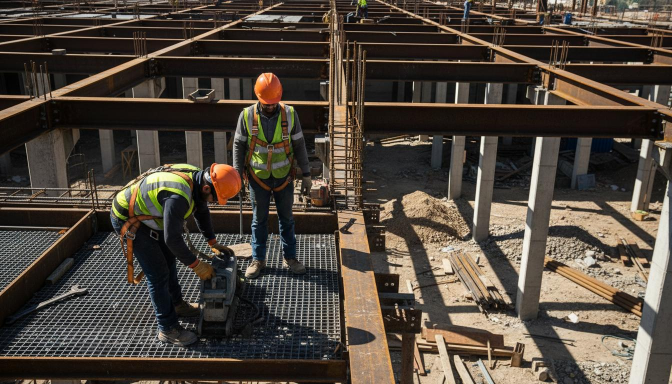
#> input picture app/dist/images/hero-bg.jpg, 1344 x 768 px, found by its file name (shown at 1/2 size)
$ python resize_images.py
#> lines starting #> are read from the running program, lines starting #| are printed output that depends on the picture
from PIL import Image
import os

input_path = 'app/public/images/hero-bg.jpg'
output_dir = 'app/public/images'

img = Image.open(input_path)
#> img is the input picture: PIL image 1344x768 RGB; mean R, G, B 79.5, 70.1, 60
width, height = img.size
#> width = 1344; height = 768

# Resize to 640w
wpercent = (640 / float(width))
#> wpercent = 0.476
hsize = int((float(height) * float(wpercent)))
#> hsize = 365
img_640 = img.resize((640, hsize), Image.Resampling.LANCZOS)
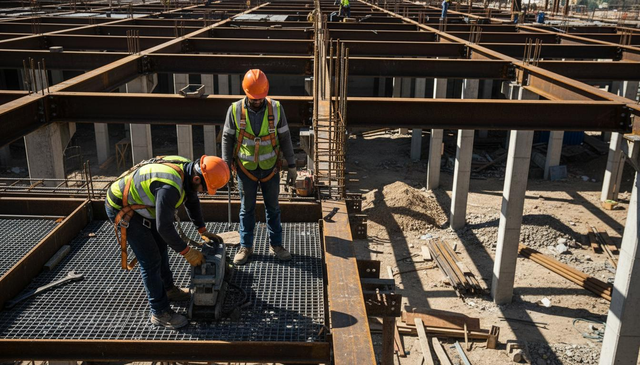
#> img_640: PIL image 640x365 RGB; mean R, G, B 79.5, 70.1, 60.1
img_640.save(os.path.join(output_dir, 'hero-bg-640.jpg'), optimize=True, quality=85)

# Resize to 1024w
wpercent = (1024 / float(width))
#> wpercent = 0.762
hsize = int((float(height) * float(wpercent)))
#> hsize = 585
img_1024 = img.resize((1024, hsize), Image.Resampling.LANCZOS)
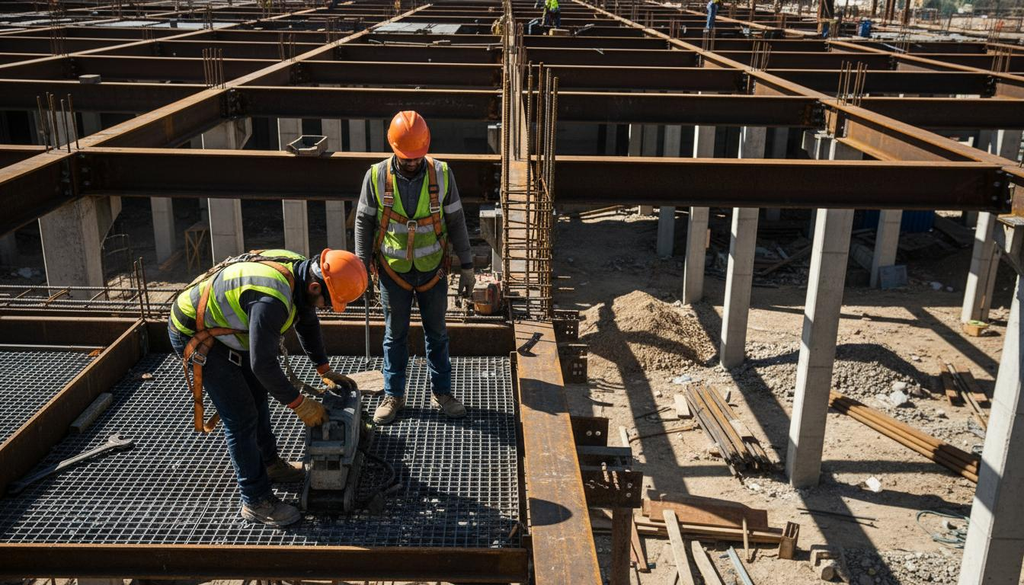
#> img_1024: PIL image 1024x585 RGB; mean R, G, B 79.5, 70.1, 60.1
img_1024.save(os.path.join(output_dir, 'hero-bg-1024.jpg'), optimize=True, quality=85)

print("Images resized successfully.")

$ run again, with app/dist/images/about-image.jpg copied over app/dist/images/hero-bg.jpg
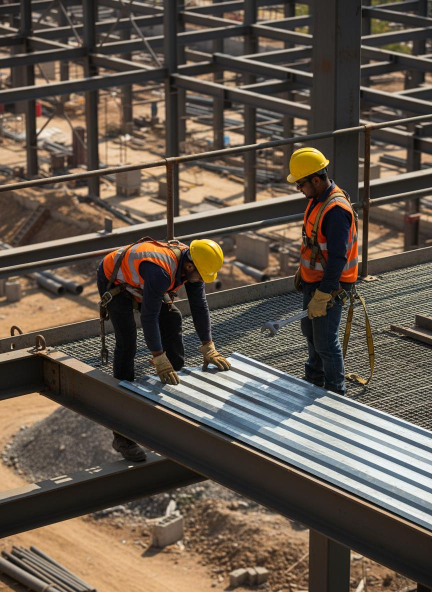
#> input picture app/dist/images/about-image.jpg, 864 x 1184 px, found by its file name (shown at 1/2 size)
#> img is the input picture: PIL image 864x1184 RGB; mean R, G, B 97.7, 86.1, 74.4
#> `img_640 = img.resize((640, hsize), Image.Resampling.LANCZOS)`:
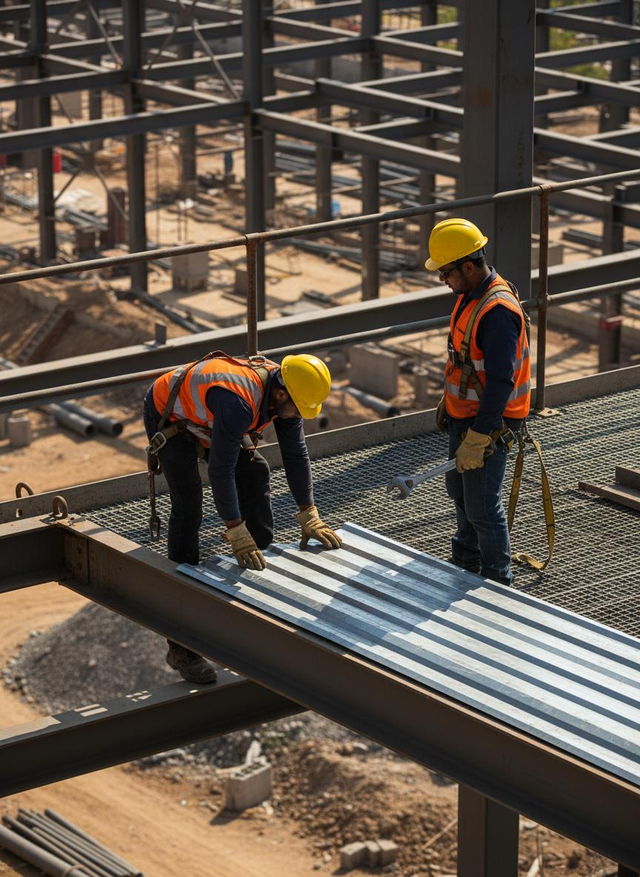
#> img_640: PIL image 640x877 RGB; mean R, G, B 97.7, 86.1, 74.4
#> `img_1024 = img.resize((1024, hsize), Image.Resampling.LANCZOS)`:
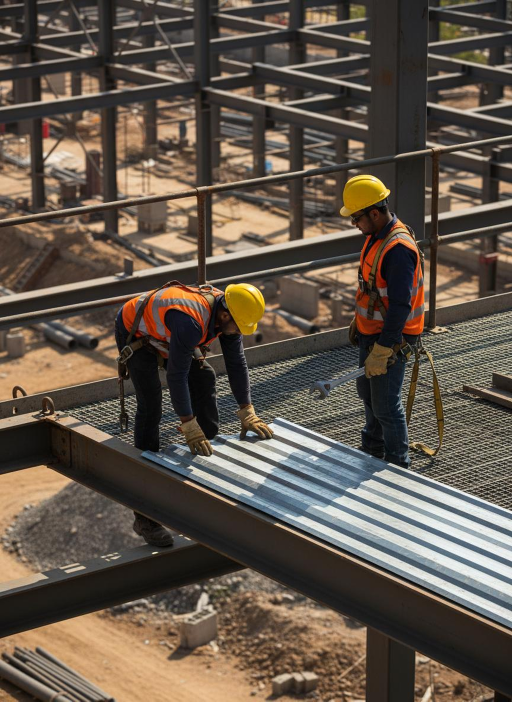
#> img_1024: PIL image 1024x1403 RGB (shown at 1/2 size); mean R, G, B 97.7, 86.1, 74.4

$ run again, with app/dist/images/contact-image.jpg copied over app/dist/images/hero-bg.jpg
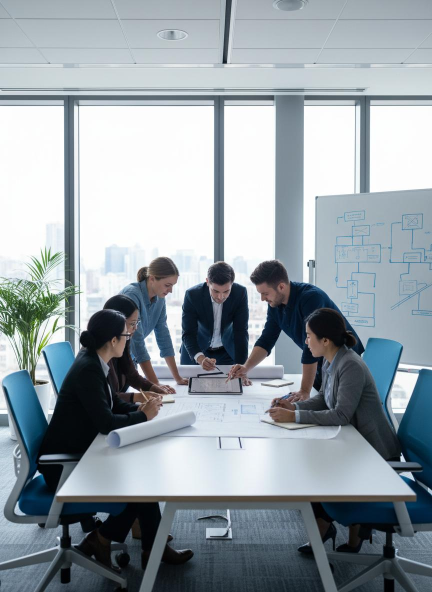
#> input picture app/dist/images/contact-image.jpg, 864 x 1184 px, found by its file name (shown at 1/2 size)
#> img is the input picture: PIL image 864x1184 RGB; mean R, G, B 148.6, 158.8, 165.3
#> `img_640 = img.resize((640, hsize), Image.Resampling.LANCZOS)`:
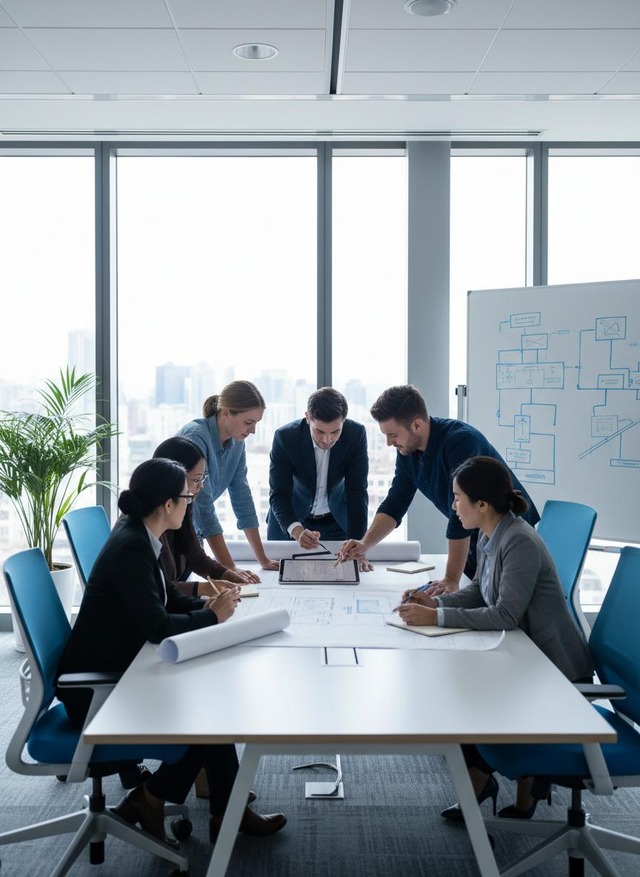
#> img_640: PIL image 640x877 RGB; mean R, G, B 148.6, 158.8, 165.3

$ run again, with app/dist/images/project-bridge.jpg copied over app/dist/images/hero-bg.jpg
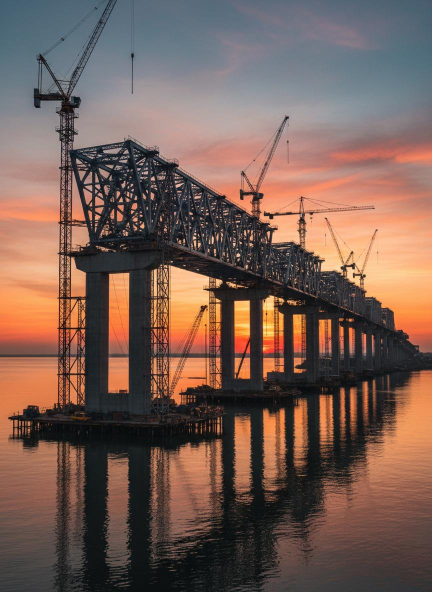
#> input picture app/dist/images/project-bridge.jpg, 864 x 1184 px, found by its file name (shown at 1/2 size)
#> img is the input picture: PIL image 864x1184 RGB; mean R, G, B 119.2, 94, 84.2
#> `img_640 = img.resize((640, hsize), Image.Resampling.LANCZOS)`:
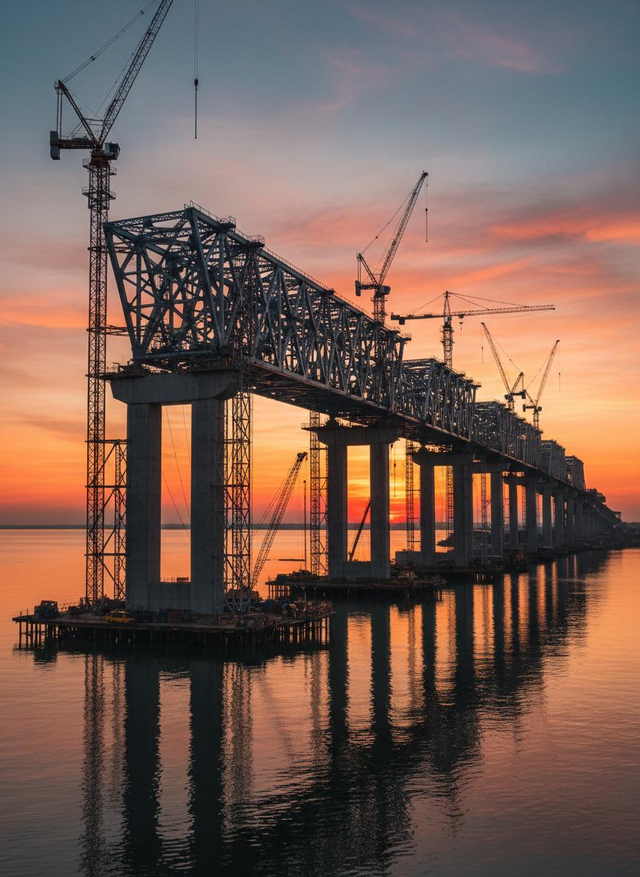
#> img_640: PIL image 640x877 RGB; mean R, G, B 119.2, 94, 84.2
